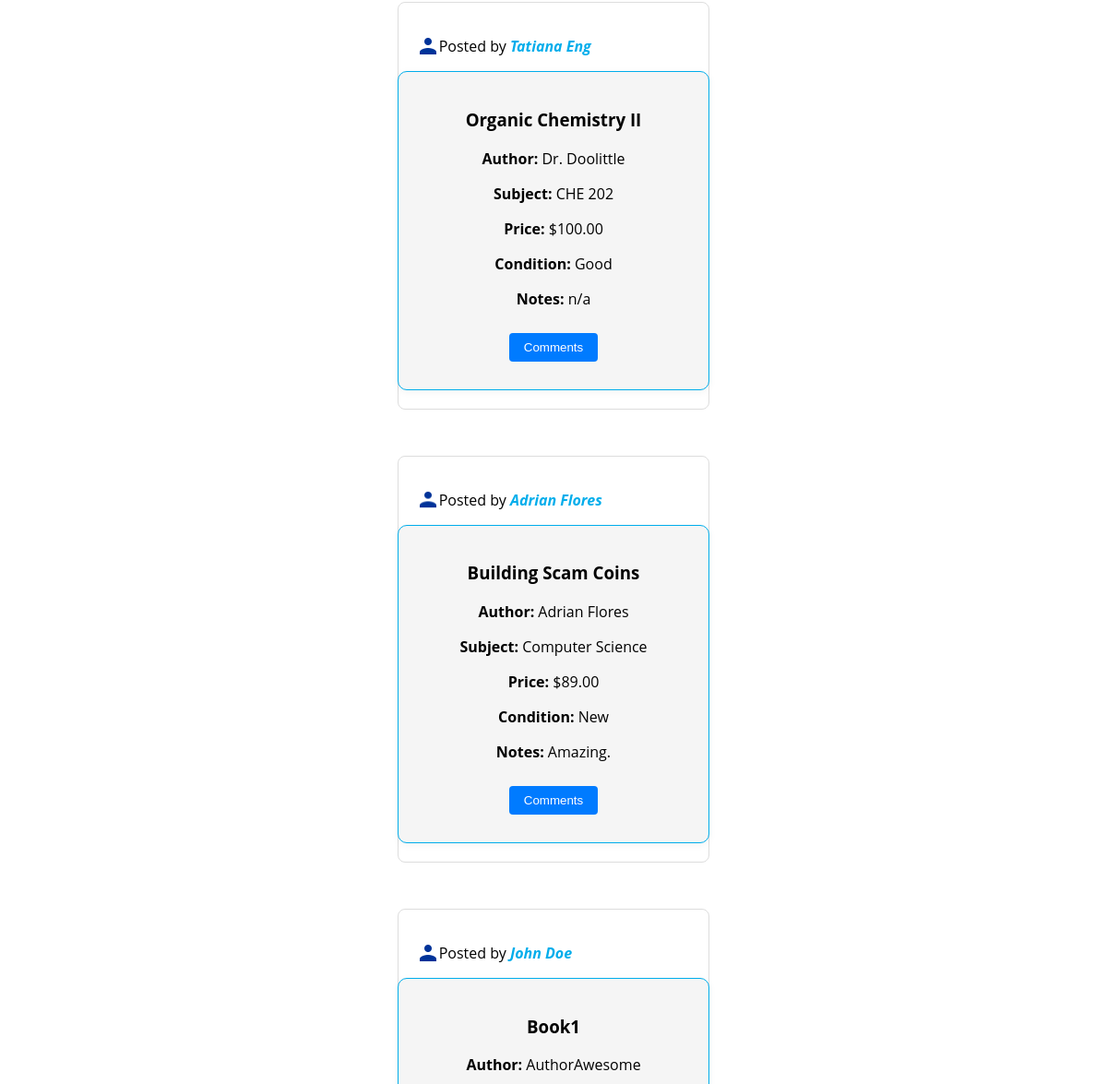
Page /listings (middle part) on the earlier database version.
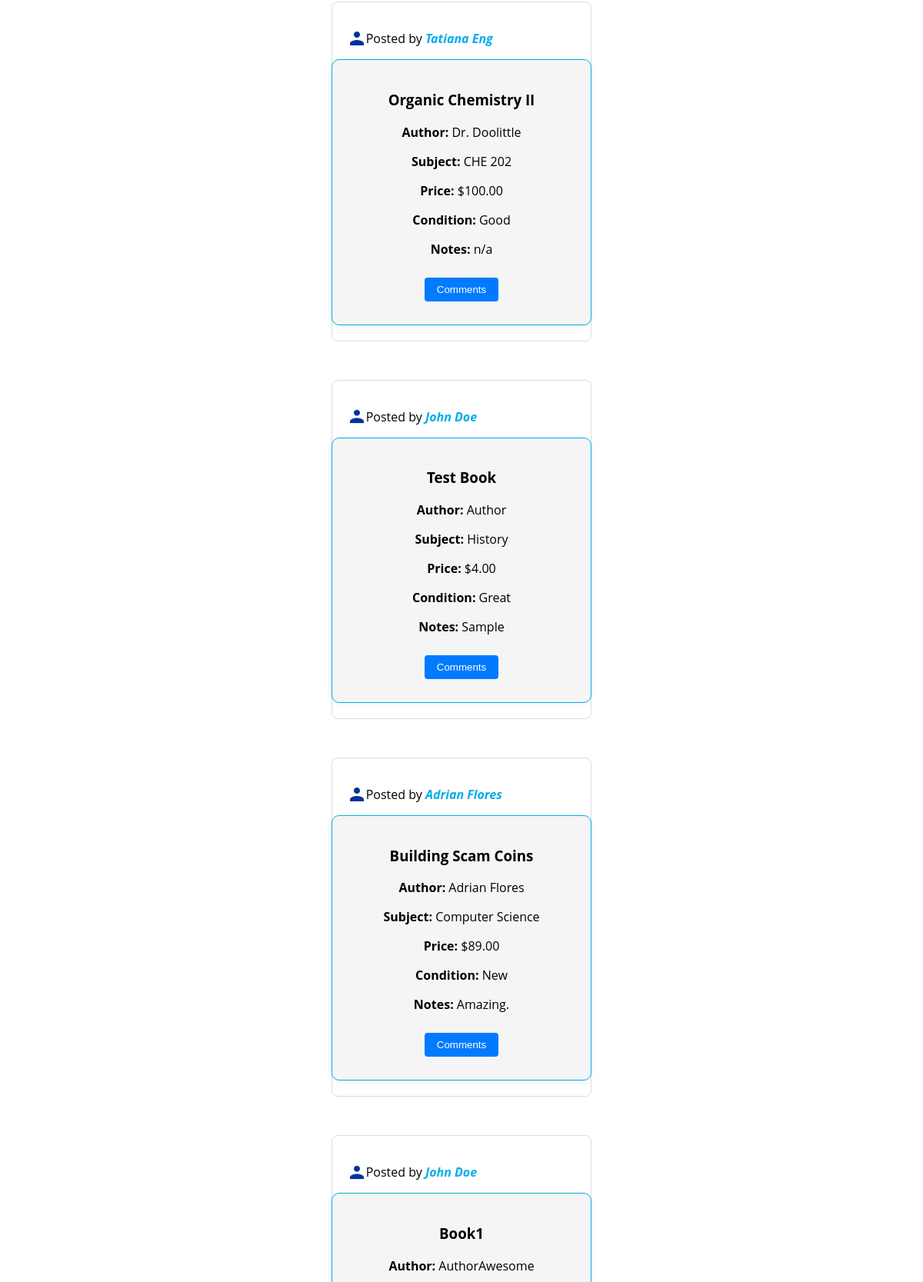
Same page on the later database version.
### app/models.py (models this page shows, shortened)
class Listing(db.Model):
    __tablename__ = "Listing"
    listingID = db.Column(db.Integer, primary_key=True,
                          nullable=False, autoincrement=True)
    timestamp = db.Column(db.DateTime, nullable=False)
    bookID = db.Column(db.Integer, db.ForeignKey('Book.bookID'))
    userID = db.Column(db.Integer, db.ForeignKey('User.userID'))
    book = db.relationship('Book', backref='Listing')
    comments = db.relationship('Comment', backref='Listing', lazy='select')

class User(UserMixin, db.Model):
    __tablename__ = 'User'
    userID = db.Column(db.Integer, primary_key=True,
                       nullable=False, autoincrement=True)
    fname = db.Column(db.String(100), nullable=False)
    lname = db.Column(db.String(100), nullable=False)
    major = db.Column(db.String(50), nullable=False)
    email = db.Column(db.String(50), nullable=False, unique=True)
    pwd = db.Column(db.String(50), nullable=False)
    books = db.relationship('Book', backref='User')
    listings = db.relationship('Listing', backref='User')

class Book(db.Model):
    __tablename__ = 'Book'
    bookID = db.Column(db.Integer, primary_key=True,
                       nullable=False, autoincrement=True)
    bookTitle = db.Column(db.String(50), nullable=False)
    origPrice = db.Column(db.Numeric(10, 2), nullable=False)
    listPrice = db.Column(db.Numeric(10, 2), nullable=False)
    condition = db.Column(db.String(50), nullable=False)
    userID = db.Column(db.Integer, db.ForeignKey('User.userID'))
    isbn = db.Column(db.Integer, nullable=False)
    author = db.Column(db.String(50), nullable=False)
    subject = db.Column(db.String(50), nullable=False)
    notes = db.Column(db.String(50), nullable=True)

### app/routes.py (the view)
@bp.route('/listings')
def view_listings():
    try:
        listings = db.session.query(Listing).options(
            joinedload(Listing.book),
            joinedload(Listing.User),
            joinedload(Listing.comments).joinedload(Comment.user)
        ).order_by(Listing.timestamp.desc()).all()
        return render_template('listings.html', listings=listings)
    except Exception as e:
        flash(f"An error occurred while loading listings: {str(e)}")
        return redirect(url_for('main.profile'))

### app/templates/listings.html (shortened to what this page needs)
{% extends 'base.html' %}
{% block content %}
<div id="listings-feed">
    {% for listing in listings %}
        <div class="listing">
             <div id="poster">
                <img class="prof-icon" src="{{ url_for('static', filename='images/prof_icon.png') }}">
                <p> Posted by <span class="posted-by">{{ listing.User.fname }} {{ listing.User.lname }}</span></p>
             </div>
            <div class="listing-details">
                <h3>{{ listing.book.bookTitle }}</h3>
                <p><strong>Author:</strong> {{ listing.book.author }}</p>
                <p><strong>Subject:</strong> {{ listing.book.subject }}</p>
                <p><strong>Price:</strong> ${{ listing.book.listPrice }}</p>
                <p><strong>Condition:</strong> {{ listing.book.condition }}</p>
                {% if listing.book.notes %}
                    <p><strong>Notes:</strong> {{ listing.book.notes }}</p>
                {% endif %}
                 <button class="comment-toggle" onclick="toggleCommentSection('{{ listing.listingID }}')">Comments</button>
            </div>
        </div>
    {% endfor %}
</div>
{% endblock %}

### app/templates/base.html (shortened to what this page needs)
<!DOCTYPE html>
<html lang="en">
<head>
    <link rel="stylesheet" href="{{ url_for('static', filename='css/styles.css') }}">
</head>
<body>
    {% block content %}
    {% endblock %}
</body>
</html>

### static/css/styles.css (style rules this page uses)
:root { --reflex-blue: rgb(0, 51, 153); --golden-yellow: rgb(255, 204, 64); --cyan: rgb(0, 173, 235); }
body { font-family: 'Open Sans', Helvetica, Arial, sans-serif; }
#listings-feed { display: flex; align-items: center; flex-direction: column; gap: 10px; }
.listing { display: flex; flex-direction: column; align-items: center; width: 25%; border: 1px solid #ddd; margin: 20px 0; padding: 20px; border-radius: 8px; }
.listing > * { width: 100%; }
.listing-details { padding: 20px; background-color: whitesmoke; border: 1px solid var(--cyan); border-radius: 10px; box-shadow: 0 2px 8px rgba(0, 0, 0, 0.05); text-align: center; }
#poster { display: flex; align-items: center; }
#poster>img { width: 8%; }
.posted-by { font-style: italic; color: var(--cyan); font-weight: bold; }
.comment-toggle { margin: 10px 0; padding: 8px 16px; background-color: #007bff; color: white; border: none; border-radius: 4px; cursor: pointer; }

Differences in the rows shown:
added Listing: User.fname "John", User.lname "Doe", book.bookTitle "Test Book", book.author "Author", book.subject "History", book.listPrice "4.00", book.condition "Great", book.notes "Sample"
